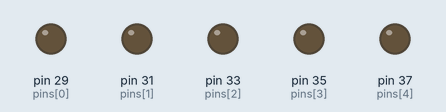
This program was run on a simulated Raspberry Pi (header pin numbers). Parts: output pins drawn as LEDs (lit = HIGH).

Above: at 0.1 s.
At 5.1 s:
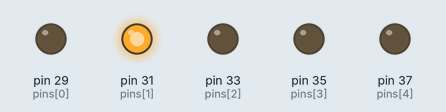
At 9.1 s:
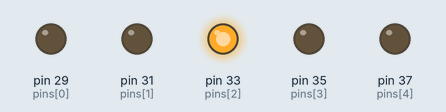
At 19.1 s:
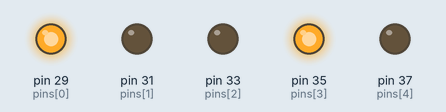
At 29.1 s:
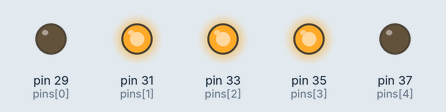
At 39.1 s:
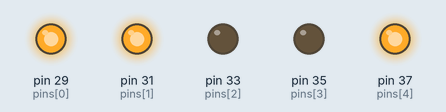
Timing chart, 0 to 40.0 s (numbered marks = the images above):
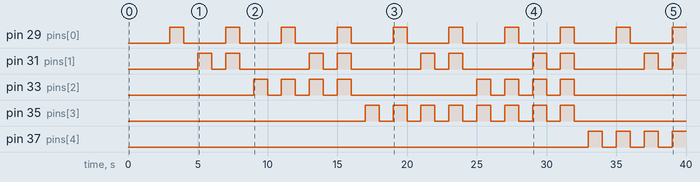

The program:

binCounter.py
```python
import RPi.GPIO as gpio
import time

gpio.setmode(gpio.BOARD)
pins = [29, 31, 33, 35, 37]
gpio.setup(pins, gpio.OUT)

ledOn = True
ledOff = False

gpio.output(pins, ledOff)
for i in range(0, 32, 1):
	time.sleep(1)
	if i>=16:
		gpio.output(37, ledOn)
		i = i%16
	if i>=8:
		gpio.output(35, ledOn)
		i = i%8
	if i>=4:
		gpio.output(33, ledOn)
		i = i%4
	if i>=2:
		gpio.output(31, ledOn)
		i = i%2
	if i>=1:
		gpio.output(29, ledOn)
	if i==0:
		gpio.output(29, ledOff)
	time.sleep(1)
	gpio.output(pins, ledOff)

gpio.cleanup()
```

Measured:
- by itself, pin 29 (pins[0]): alternates HIGH for 1.0 s and LOW for 3.0 s
- by itself, pin 31 (pins[1]): repeats every 8.0 s: LOW 1.0 s, HIGH 1.0 s, LOW 5.0 s, HIGH 1.0 s
- by itself, pin 33 (pins[2]): goes 3 × (HIGH 1.0 s, LOW 1.0 s), HIGH 1.0 s, LOW 9.0 s, 3 × (HIGH 1.0 s, LOW 1.0 s), HIGH 1.0 s, then LOW
- by itself, pin 35 (pins[3]): LOW → HIGH at 17.0 s, → LOW 1.0 s later, → HIGH 1.0 s later, → LOW 1.0 s later, … (16 changes in this stretch)
- by itself, pin 37 (pins[4]): LOW → HIGH at 33.0 s, → LOW 1.0 s later, → HIGH 1.0 s later, → LOW 1.0 s later, … (7 changes in this stretch)
